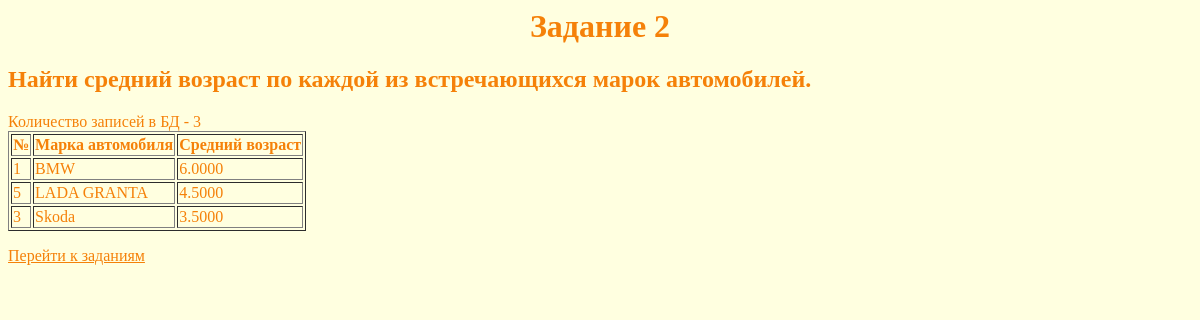
The page /rabota/2.php on the database its author committed.
### tables this page shows
CREATE TABLE IF NOT EXISTS `auto` (
  `ID` int(11) NOT NULL,
  `Code_vl` int(11) NOT NULL,
  `Car_num` varchar(255) NOT NULL,
  `Car_mark` varchar(255) NOT NULL,
  `Rel_date` date NOT NULL,
  `Reg_date` date NOT NULL
);

### rabota/2.php (the view, shortened to what this page needs)
<html>
<head> <title>"Web-программирование" - Работа 8 </title>
<link rel="stylesheet" type="text/css" href="../scripts/main.css">
</head>
<body>
<h1>Задание 2</h1>
<h2>Найти  средний  возраст  по  каждой  из  встречающихся  марок
автомобилей. </h2>
<?php
$handle = new mysqli('localhost', 'root', '','auto_base') or die();
$query = "SELECT ID, Car_mark, AVG(YEAR(CURRENT_DATE) - YEAR(Rel_date)) as 'Средний возраст' FROM auto group by Car_mark;";
$result = $handle->query($query);
$numresult=$result->num_rows;
echo '<p>Количество записей в БД - '.$numresult;
echo '<table border=1>';
echo '<tr><th>№</th>';
echo '<th>Марка автомобиля</th>';
echo '<th>Средний возраст</th>';
for ($i=0;$i<$numresult;$i++)
{ $row=$result->fetch_assoc();
echo '<tr><td>'.$row['ID'];
echo '</td><td>'.$row['Car_mark'];
echo '</td><td>'.$row['Средний возраст'];
}
echo '</table>' ;
?>
<p><a href='zadania.html'>Перейти к заданиям</a>
</body>
</html>

### scripts/main.css (style rules this page uses)
body { background: #FFFFE0; }
h1 { text-align: center; color : #F58109; }
h2 { color : #F58109; }
p { color : #F58109; }
th { color : #F58109; }
a { color: #F58109; }
td { color : #F58109; }

### rows shown on the page
auto: ID "1", Car_mark "BMW", Средний "6.0000"
auto: ID "5", Car_mark "LADA GRANTA", Средний "4.5000"
auto: ID "3", Car_mark "Skoda", Средний "3.5000"

### other values the page prints
$numresult "3"
